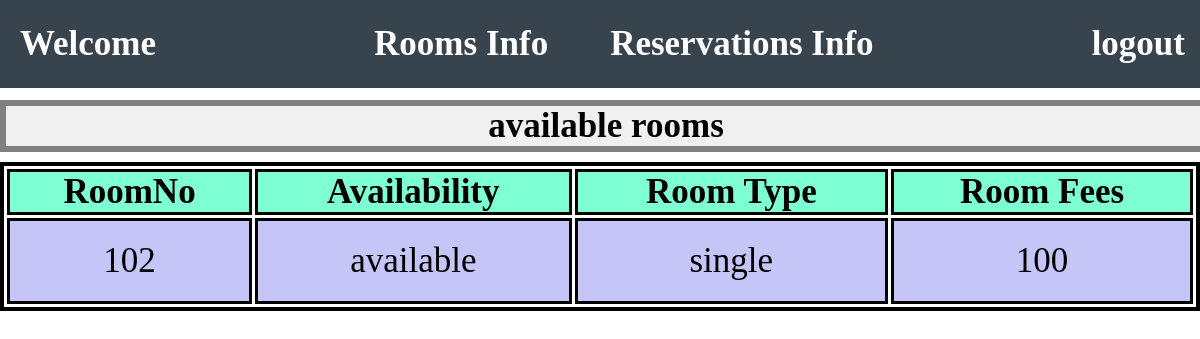
The app's page /Receptionist/show_available_rooms.php with its own data.
### tables this page shows
CREATE TABLE `tbl_room` (
  `RoomId` int(11) NOT NULL,
  `RoomNo` int(11) NOT NULL,
  `Avalibilty` enum('available','not_available') NOT NULL,
  `RoomTypeId` int(11) NOT NULL
);

CREATE TABLE `tbl_room_details` (
  `RoomTypeId` int(11) NOT NULL,
  `RoomType` varchar(11) NOT NULL,
  `RoomFees` int(11) NOT NULL
);

### Receptionist/show_available_rooms.php (the view, shortened to what this page needs)
<html>
<head>
    <link rel="stylesheet" href="styles/header-style.css">
    <link rel="stylesheet" href="styles/available_rooms-style.css">
</head>
<body>
    <div class = "av_ro">
        <h1 style = "border: 6px solid gray; background-color: #f0f0f0; width: 100%; text-align: center;">
            available rooms
        </h1>
    <?php
            include("../includes/connection.php");
            $sql = "select RoomNo, Avalibilty , RoomTypeId FROM tbl_room WHERE Avalibilty = 'available'";
            $result = $con->query($sql);
            if($result)
            {
                echo "<table> <tr> <th>RoomNo</th> <th>Availability</th> <th>Room Type</th> <th>Room Fees</th> </tr>";
                while($data1 = $result->fetch_array())
                {
                    $sql2 = "select RoomType, RoomFees FROM tbl_room_details WHERE RoomTypeId = " . $data1['RoomTypeId'];
                    $result2 = $con->query($sql2);
                    $data2 = $result2->fetch_array();
                    echo "<tr>
                          <td>" . $data1['RoomNo'] ."</td>
                          <td>" . $data1['Avalibilty'] ."</td>
                          <td>" . $data2['RoomType'] ."</td>
                          <td>" . $data2['RoomFees'] ."</td>
                          </tr>";
                }
                echo "</table>";
            }
            else
            {
                echo "<h1 style = \"text-align: center; padding-top: 100px;\">No Data Available</h1>";
            }
    ?>
</div>
</body>
</html>

### Receptionist/styles/header-style.css (style rules this page uses)
* { padding: 0; margin: 0; font-size: 35px; }
header { font-size: 25px; font-weight: bold; background-color: #38444d; color: white; width: 100%; position: fixed; display: flex; justify-content: space-between; align-items: center; padding: 10px; z-index: 999; }
header p { padding-left: 10px; }
nav a { text-decoration: none; color: white; padding-right: 25px; }
nav li { padding-left: 15px; padding-right: 15px; }
li { float: left; }
li a, .dropbtn { display: inline-block; color: white; text-align: center; padding: 14px 16px; text-decoration: none; }
li.dropdown { display: inline-block; }

### Receptionist/styles/available_rooms-style.css (style rules this page uses)
div.av_ro { padding-top: 100px; width: 100%; }
table { width: 100%; border: 4px solid; border-spacing: 3px; margin-top: 10px; }
table td { padding: 20px; background-color: #c5c5f8; text-align: center; border: 3px solid; border-spacing: 3px; }
table th { border: 3px solid; border-spacing: 3px; background-color: aquamarine; }

### records on screen
tbl_room: RoomNo "102", Avalibilty "available", RoomTypeId.RoomType "single", RoomTypeId.RoomFees "100"
